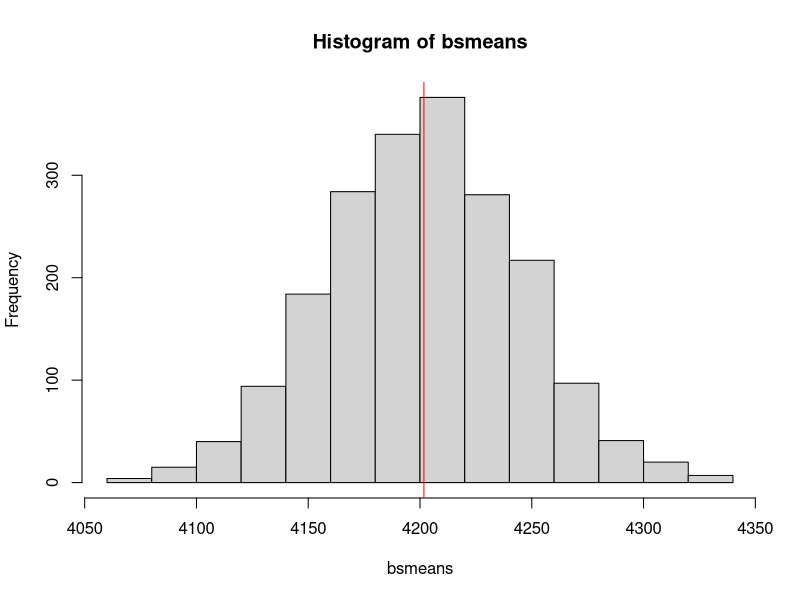

R code for this plot:
## ---- chunk 1
i <- 1
while(i <= 5) {
  print("hello")
  i <- i + 1
}
## ---- chunk 2
for(i in 1:5) {
  print("hello")
}
## ---- chunk 3
for(i in 1:5) {
  if(i == 2) next
  print(paste("hello", i))
}
## ---- chunk 4
library(palmerpenguins)

species_names <- levels(penguins$species)
mean_bill_length <- numeric(length(species_names))
names(mean_bill_length) <- species_names

for(i in species_names){  ## iterator is a character
  
  mean_bill_length[i] <- ## indexing by name
    mean(subset(penguins, species == i)$bill_length_mm, na.rm = TRUE)
  
}

mean_bill_length
## ---- chunk 5
mu.body_mass <- mean(penguins$body_mass_g, na.rm = TRUE)
bsmeans <- vector("numeric", length = 2000)
for(i in 1:length(bsmeans)) {
  resampled.body_mass <- sample(penguins$body_mass_g, replace = TRUE)
  bsmeans[i] <- mean(resampled.body_mass, na.rm = TRUE)
}
hist(bsmeans)
abline(v = mu.body_mass, col = "red")
## ---- chunk 6
species_names <- levels(penguins$species)
island_names <- levels(penguins$island)
mean_bm_matrix <- matrix(NA, nrow = length(species_names), 
                         ncol = length(island_names), 
                         dimnames = list(species_names, island_names))

for(i in species_names) {
  for(j in island_names) {
   
    thisset <- subset(penguins, species == i & 
                        island == j)
    
    if(nrow(thisset) == 0) next
    
    mean_bm_matrix[i, j] <- mean(thisset$body_mass_g, na.rm = TRUE)
     
  }
}
mean_bm_matrix
## ---- chunk 7
system.time({
A1 <- NULL
for(i in 1:100000) {
  A1 <- c(A1, rnorm(1))
}
})

system.time({
A2 <- numeric(100000)
for(i in 1:length(A2)) {
  A2[i] <- rnorm(1)
}
})
